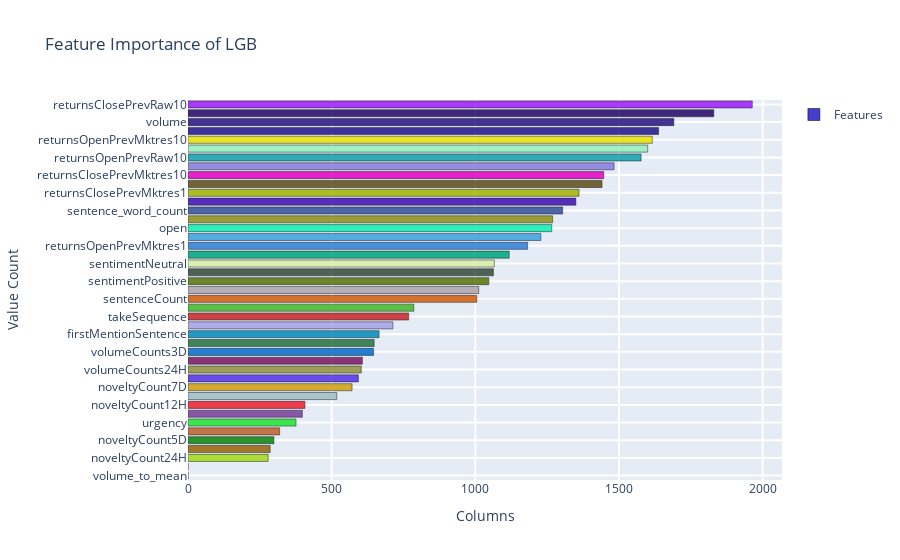

Write notebook code for a chart like this one.
### Code cell
def generate_color():
    color = '#{:02x}{:02x}{:02x}'.format(*map(lambda x: np.random.randint(0, 255), range(3)))
    return color

df = pd.DataFrame({'imp': model.feature_importance(), 'col':fcol})
df = df.sort_values(['imp','col'], ascending=[True, False])
data = [df]
for dd in data:  
    colors = []
    for i in range(len(dd)):
         colors.append(generate_color())

    data = [
        go.Bar(
        orientation = 'h',
        x=dd.imp,
        y=dd.col,
        name='Features',
        textfont=dict(size=20),
            marker=dict(
            color= colors,
            line=dict(
                color='#000000',
                width=0.5
            ),
            opacity = 0.87
        )
    )
    ]
    layout= go.Layout(
        title= 'Feature Importance of LGB',
        xaxis= dict(title='Columns', ticklen=5, zeroline=False, gridwidth=2),
        yaxis=dict(title='Value Count', ticklen=5, gridwidth=2),
        showlegend=True
    )

    py.iplot(dict(data=data,layout=layout), filename='horizontal-bar')

### Figure 1 — Plotly figure (JSON) as saved in the notebook; plotly's stock layout.template omitted (floating-point values rounded to 4 significant figures)
{"data": [{"marker": {"color": ["#463cd0", "#5ff065", "#a2d91a", "#96660d", "#0b860f", "#bd632d", "#21e334", "#7b419b", "#ec2133", "#9fc0c5", "#d0a014", "#5535e5", "#91903d", "#7c1a62", "#046ecb", "#257544", "#048cbb", "#a7a3e9", "#c6282c", "#47b92d", "#d05e0e", "#b1a4ad", "#59750e", "#374f3c", "#d9eda4", "#01a680", "#2e81d8", "#3ea2e0", "#0ff0b4", "#91911a", "#355098", "#4012b4", "#a5b307", "#5f5119", "#e105c5", "#897edd", "#149fac", "#96f1ba", "#e8e108", "#25188c", "#2a1589", "#270c6b", "#9d1ff9"], "line": {"color": "#000000", "width": 0.5}, "opacity": 0.87}, "name": "Features", "orientation": "h", "textfont": {"size": 20}, "type": "bar", "x": [0, 0, 279, 286, 299, 319, 376, 398, 407, 518, 571, 593, 603, 607, 646, 648, 665, 713, 768, 786, 1005, 1012, 1047, 1063, 1066, 1118, 1182, 1228, 1266, 1269, 1304, 1350, 1361, 1441, 1447, 1483, 1577, 1600, 1616, 1638, 1691, 1830, 1964], "y": ["volume_to_mean", "returnsOpenPrevRaw1_to_volume", "noveltyCount24H", "noveltyCount3D", "noveltyCount5D", "sentimentClass", "urgency", "volumeCounts12H", "noveltyCount12H", "headlineTagT", "noveltyCount7D", "relevance", "volumeCounts24H", "wordCount", "volumeCounts3D", "bodySize", "firstMentionSentence", "volumeCounts5D", "takeSequence", "companyCount", "sentenceCount", "sentimentNegative", "sentimentPositive", "sentimentWordCount", "sentimentNeutral", "time_y", "returnsOpenPrevMktres1", "close_to_open", "open", "volumeCounts7D", "sentence_word_count", "returnsClosePrevRaw1", "returnsClosePrevMktres1", "headlineLen", "returnsClosePrevMktres10", "asset_sentence_mean", "returnsOpenPrevRaw10", "close", "returnsOpenPrevMktres10", "returnsOpenPrevRaw1", "volume", "asset_sentiment_count", "returnsClosePrevRaw10"]}], "layout": {"showlegend": true, "title": {"text": "Feature Importance of LGB"}, "xaxis": {"gridwidth": 2, "ticklen": 5, "title": {"text": "Columns"}, "zeroline": false}, "yaxis": {"gridwidth": 2, "ticklen": 5, "title": {"text": "Value Count"}}}}
